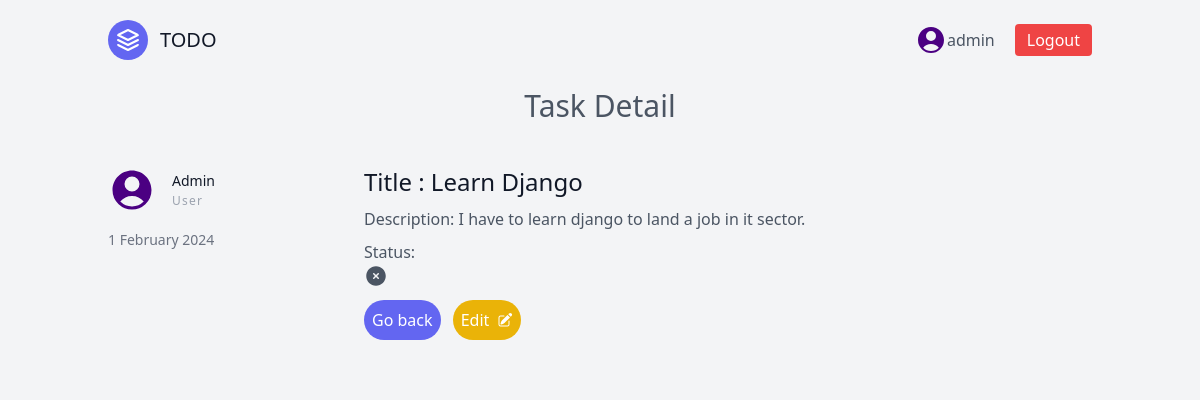
The page /tasks/1/ (signed in) on the database its author committed.
### app/models.py (models this page shows, shortened)
class Task(models.Model):
    user = models.ForeignKey(User, on_delete=models.CASCADE, null=True, blank=True)
    title = models.CharField(max_length=200)
    description = models.TextField(null=True, blank=True)
    complete = models.BooleanField(default=False)
    created = models.DateTimeField(auto_now_add=True)
    class Meta:
        ordering = ['complete']

### app/views.py (the view)
# urls.py: path("tasks/<int:pk>/", TaskDetail.as_view(), name="task-detail"),
class TaskDetail(LoginRequiredMixin, generic.DetailView):
    template_name='app/detail.html'
    model = Task
    context_object_name = 'task'

### app/templates/app/detail.html (shortened to what this page needs)
{% extends "app/base.html" %}
{% block content %}
    <section class="text-gray-600 body-font overflow-hidden">
        <div class="container px-5 py-10 mx-auto">
          <div class="-my-8 divide-y-2 divide-gray-100">
            <h2 class="text-center text-3xl mb-2">Task Detail</h2>
            <div class="py-8 flex flex-wrap md:flex-nowrap">
              <div class="md:w-64 md:mb-0 mb-6 flex-shrink-0 flex flex-col">
                <a class="inline-flex items-center">
                    <span class="flex-grow flex flex-col pl-4">
                        <span class="title-font text-sm font-small text-gray-900">{{task.user|capfirst}}</span>
                        <span class="text-gray-400 text-xs tracking-widest mt-0.5">User</span>
                    </span>
                </a>
                <span class="mt-4 text-gray-500 text-sm">
                    {{ task.created|date:"j F Y" }}
                </span>
              </div>
              <div class="md:flex-grow">
                <span class="text-2xl font-medium text-gray-900 title-font mb-2">
                    Title : {{task.title}}
                </span>
                <p class="leading-relaxed mt-2">
                    Description:
                    {{task.description}}
                </p>
                <p class="leading-relaxed mt-2">
                    <div class="columns-1 gap-1">
                        Status:
                    </div>
                </p>
                <a href="{% url 'task-list'%}" class="mt-3 text-white inline-flex items-center p-2 bg-indigo-500 rounded-full">
                  <span>Go back</span>
                </a>
                <a class=" ml-2 text-white inline-flex items-center p-2 bg-yellow-500 rounded-full" href="{% url 'task-update' task.pk %}">
                  Edit
                </a>
              </div>
            </div>
          </div>
        </div>
      </section>
{% endblock content %}

### app/templates/app/base.html (shortened to what this page needs)
<!DOCTYPE html>
<html lang="en">
<head>
    <script src="https://cdn.tailwindcss.com"></script>
</head>
<body class="bg-gray-100">
    <header class="text-gray-600 body-font">
        <div class="container mx-auto flex flex-wrap p-5 flex-col md:flex-row items-center">
          <a class="flex title-font font-medium items-center text-gray-900 mb-4 md:mb-0">
            <svg xmlns="http://www.w3.org/2000/svg" fill="none" stroke="currentColor" stroke-linecap="round" stroke-linejoin="round" stroke-width="2" class="w-10 h-10 text-white p-2 bg-indigo-500 rounded-full" viewBox="0 0 24 24">
              <path d="M12 2L2 7l10 5 10-5-10-5zM2 17l10 5 10-5M2 12l10 5 10-5"></path>
            </svg>
            <span class="ml-3 text-xl">TODO</span>
          </a>
            <nav class="md:ml-auto flex flex-wrap items-center text-base justify-center">
                {% if request.user.is_authenticated %}
                    <p class="mr-5">{{request.user}}</p>
                    <form method="post" action="{% url 'logout' %}" class="inline-flex text-white items-center bg-red-500 border-0 py-1 px-3 focus:outline-none hover:bg-red-600 rounded text-base mt-4 md:mt-0">
                        <button type="submit">Logout</button>
                    </form>
                {% else %}
                    <a href="{% url 'login' %}" class="inline-flex text-white items-center bg-indigo-500 border-0 py-1 px-3 focus:outline-none hover:bg-red-600 rounded text-base mt-4 md:mt-0">
                        Login
                    </a>
                {% endif %}
            </nav>
        </div>
    </header>
{% block content %}
{% endblock content %}
</body>
</html>

### rows shown on the page
Task: user "Admin", created "1 February 2024", title "Learn Django", description "I have to learn django to land a job in it sector."

### other values the page prints
{{ request.user }} "admin"
